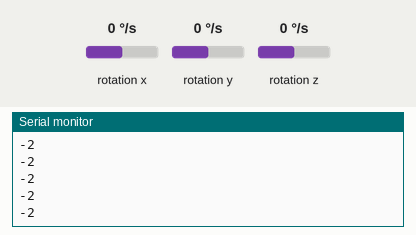
This sketch was run on a simulated Arduino Uno, built with avr-gcc and run on an emulated ATmega328P. On the bench: the last lines printed to the serial monitor. Wiring (inferred from the names in the program): L3G4200D gyroscope at I2C address 0x69. The inputs (shaded band) are chosen by the test bench; at power-on: rotation z 0 °/s, rotation x 0 °/s, rotation y 0 °/s.

Above: at 2.2 s.
2.3 s: rotation z set to -192 °/s
At 2.3 s:
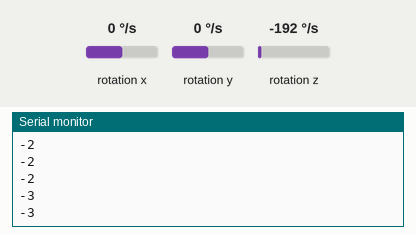
3.8 s: rotation x set to -192 °/s
At 3.88 s:
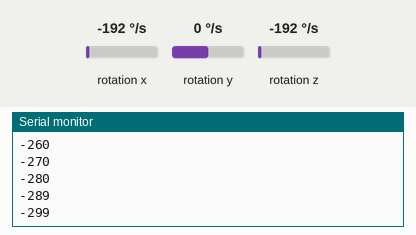
5.3 s: rotation y set to -192 °/s
At 5.31 s:
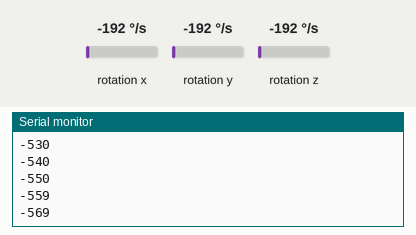
Timing chart, 0 to 8.3 s (numbered marks = the images above; inputs shaded):
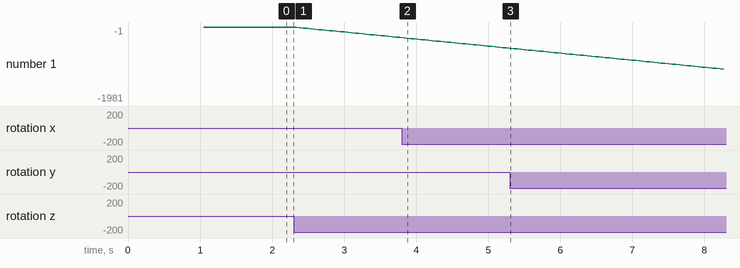

Measured:
- plotted number 1: -3 → -280 after the input at 2.3 s

The sketch:

Giroscopio.ino
```cpp
#include <Wire.h>

#define CTRL_REG1 0x20
#define CTRL_REG2 0x21
#define CTRL_REG3 0x22
#define CTRL_REG4 0x23
#define CTRL_REG5 0x24
//Endereco I2C do L3G4200D
int L3G4200D_Address = 105;
int x;
int y;
int z;
long int yaw = 0, pitch = 0, roll = 0, dtime;
unsigned long t_gyro = 0, t_gyro_ant;

int get_gyro(){
  return yaw/14640;
}

void update_gyro(){
  t_gyro_ant = t_gyro;
  t_gyro = millis();
  // Atualiza os valores de X, Y e Z
  getGyroValues();
  // Mostra os valores no serial monitor
  x += 0;
  y += 0;
  z += -20;
  dtime = t_gyro - t_gyro_ant;
  roll += x*dtime;
  pitch += y*dtime;
  yaw += z*dtime;
  // Aguarda 100ms e reinicia o processo
  //delay(100);
}

void getGyroValues()
{
  // Rotina para leitura dos valores de X, Y e Z
  byte xMSB = readRegister(L3G4200D_Address, 0x29);
  byte xLSB = readRegister(L3G4200D_Address, 0x28);
  x = ((xMSB << 8) | xLSB);
  byte yMSB = readRegister(L3G4200D_Address, 0x2B);
  byte yLSB = readRegister(L3G4200D_Address, 0x2A);
  y = ((yMSB << 8) | yLSB);
  byte zMSB = readRegister(L3G4200D_Address, 0x2D);
  byte zLSB = readRegister(L3G4200D_Address, 0x2C);
  z = ((zMSB << 8) | zLSB);
}
int setupL3G4200D(int scale)
{
  //From  Jim Lindblom of Sparkfun's code
  // Enable x, y, z and turn off power down:
  writeRegister(L3G4200D_Address, CTRL_REG1, 0b00001111);
  // If you'd like to adjust/use the HPF, you can edit the line below to configure CTRL_REG2:
  writeRegister(L3G4200D_Address, CTRL_REG2, 0b00000000);
  // Configure CTRL_REG3 to generate data ready interrupt on INT2
  // No interrupts used on INT1, if you'd like to configure INT1
  // or INT2 otherwise, consult the datasheet:
  writeRegister(L3G4200D_Address, CTRL_REG3, 0b00001000);
  // CTRL_REG4 controls the full-scale range, among other things:
  if(scale == 250){
    writeRegister(L3G4200D_Address, CTRL_REG4, 0b00000000);
  }else if(scale == 500){
    writeRegister(L3G4200D_Address, CTRL_REG4, 0b00010000);
  }else{
    writeRegister(L3G4200D_Address, CTRL_REG4, 0b00110000);
  }
  // CTRL_REG5 controls high-pass filtering of outputs, use it
  // if you'd like:
  writeRegister(L3G4200D_Address, CTRL_REG5, 0b00000000);
}
void writeRegister(int deviceAddress, byte address, byte val)
{
    Wire.beginTransmission(deviceAddress); // start transmission to device
    Wire.write(address);       // send register address
    Wire.write(val);         // send value to write
    Wire.endTransmission();     // end transmission
}
int readRegister(int deviceAddress, byte address)
{
    int v;
    Wire.beginTransmission(deviceAddress);
    Wire.write(address); // register to read
    Wire.endTransmission();
    Wire.requestFrom(deviceAddress, 1); // read a byte
    while(!Wire.available())
    {
        // waiting
    }
    v = Wire.read();
    return v;
}
```

Girosc_pio.ino
```cpp
#define MOT_ESQ 3
#define MOT_DIR 11

void setup()
{
  Wire.begin();
  Serial.begin(9600);
  // Configura o L3G4200 para 200, 500 ou 2000 graus/seg
  setupL3G4200D(2000);
  //Setup_PID();
  // Aguarda a resposta do sensor
  delay(1000);
}
void loop()
{
  int start = millis();

  while(millis() - start < 50)
  {
    update_gyro();
  }
  Serial.println(get_gyro());
}
```

PID.ino
```cpp
#include <PID_v1.h>

double pot_esq, pot_dir;
double gyro;
double Kep = 1, Kei = 0, Ked = 0;
double Kdp = 1, Kdi = 0, Kdd = 0;


PID PID_ESQ(&gyro, &pot_esq, 0, Kep, Kei, Ked, REVERSE);
PID PID_DIR(&gyro, &pot_dir, 0, Kdp, Kdi, Kdd, DIRECT);

void Setup_PID()
{
  PID_ESQ.SetOutputLimits(110, 255);
  PID_DIR.SetOutputLimits(110, 255);
  PID_ESQ.SetSampleTime(100);
  PID_DIR.SetSampleTime(100);
  PID_ESQ.SetMode(AUTOMATIC);
  PID_DIR.SetMode(AUTOMATIC);
}

void update_pid()
{
  update_gyro();
  gyro = get_gyro();
  PID_ESQ.Compute();
  PID_DIR.Compute();
}

double potesq()
{
  return pot_esq;
}

double potdir()
{
  return pot_dir;
}
```
